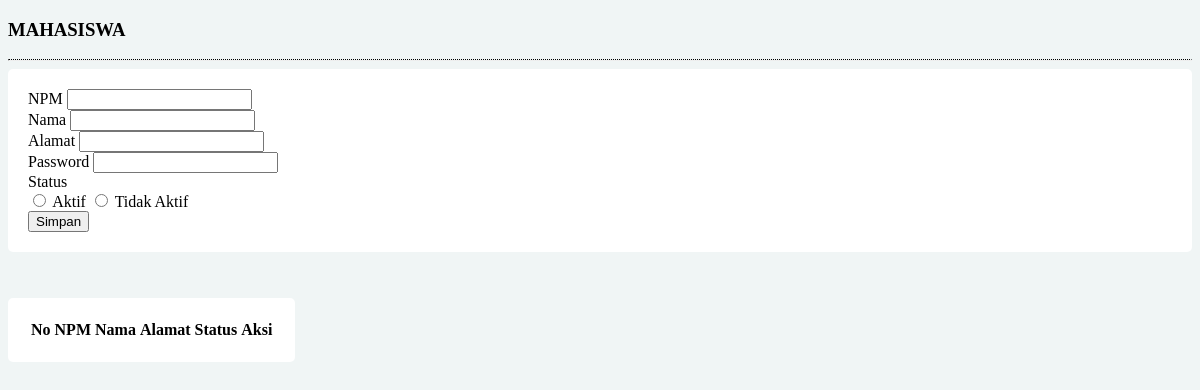
Before: /siakad/panggil/mahasiswa/index.php with the older database file.
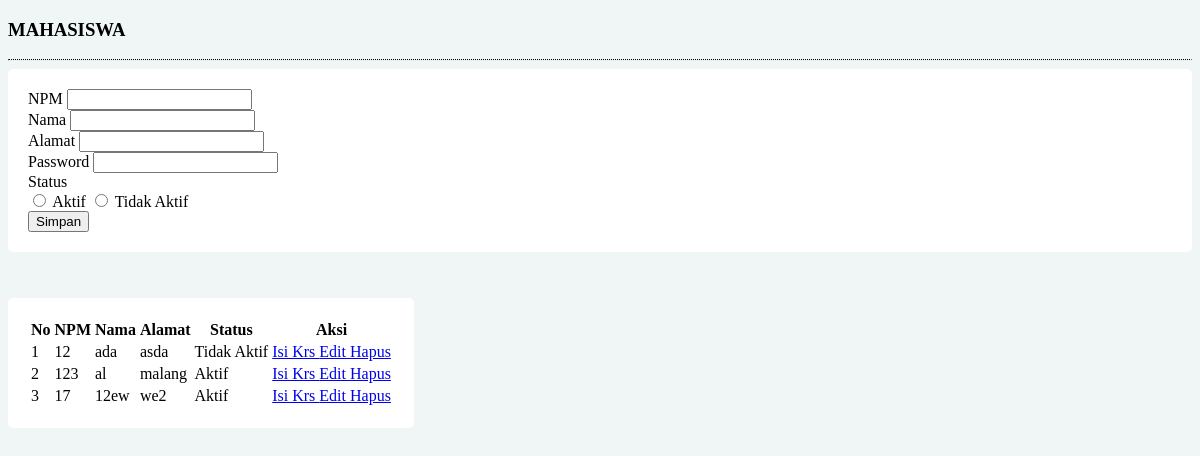
After: the same page with the newer database file.
### tables this page shows
CREATE TABLE `mahasiswa` (
  `npm` varchar(50) NOT NULL,
  `nama` varchar(50) NOT NULL,
  `alamat` varchar(50) NOT NULL,
  `password` varchar(50) NOT NULL,
  `status` varchar(50) NOT NULL DEFAULT 'Tidak Aktif'
);

### siakad/panggil/mahasiswa/koneksi.php (called while the page is built, shortened)
<?php
class db_connect{
		public $host 	= db_host;
		public $user 	= db_user;
		public $pass 	= db_pass;
		public $dbname 	= db_name;
		public function connect(){
			$this->conn = new mysqli($this->host, $this->user, $this->pass, $this->dbname);
		}
	}
	?>

### siakad/panggil/mahasiswa/class.php (called while the page is built, shortened)
	<?php
	class db_class extends db_connect{
		public function read(){
			$stmt = $this->conn->prepare("select * from mahasiswa") or die($this->conn->error);
			if($stmt->execute()){
				$result = $stmt->get_result();
				return $result;
			}
		}
 	}
?>

### siakad/panggil/mahasiswa/index.php (the view, shortened to what this page needs)
<!DOCTYPE html>
<html>
<head>
</head>
<body>
</body>
</html>
<?php
require 'class.php';
$conn = new db_class();
$read = $conn->read();
$link 	= "index.php?lihat=mahasiswa/";
?>
<div class = "row">
	<div class = "col-lg-12">
		<h3 class = "text-primary">MAHASISWA</h3>
		<hr style = "border-top:1px dotted #000;"/>
		<div class = "row">
			<div class = "col-lg-6">
				<form method ="POST"action = "panggil/mahasiswa/tambah.php">
					<div class="form-group">
						<label>NPM</label>
						<input type ="text" id="npm" name = "npm" class="form-control" >
					</div>
					<div class="form-group">
						<label>Nama</label>
						<input type ="text" id="nama" name = "nama" class="form-control" >
					</div>
					<div class="form-group">
						<label>Alamat</label>
						<input type ="text" id="alamat" name = "alamat" class="form-control" >
					</div>
					<div class="form-group">
						<label>Password</label>
						<input type ="password" id="pass" name = "pass" class="form-control" >
					</div>
			<div class="form-group">
				<label>Status</label>
				<div class="radio">
					<label>
						<input type="radio" name="Status" value="Aktif" placeholder="Aktif" required>
						Aktif
					</label>
					<label>
						<input type="radio" name="Status" value="Tidak Aktif" placeholder="Tidak Aktif" required>
						Tidak Aktif
					</label>
				</div>
			</div>
			<div class = "form-group">
				<button name = "save" class = "btn btn-success">
					Simpan
				</button>
			</div>
		</form>
	</div>
</div>
<br>
<br>
<table class="table table-hover table-bordered" style="margin-top: 10px">
	<tr class="info">
		<th>No</th>
		<th>NPM</th>
		<th>Nama</th>
		<th>Alamat</th>
		<th>Status</th>
		<th>Aksi</th>
	</tr>
	<tbody>
		<?php
		$no=1;
		while($tampil = $read->fetch_array()){
			?>
			<tr>
				<td><?php echo $no++; ?></td>
				<td><?php echo $tampil['npm']?></td>
				<td><?php echo $tampil['nama']; ?></td>
				<td><?php echo $tampil['alamat']?></td>
				<td><?php echo $tampil['status']?></td>
				<td style="text-align: center;">
					<?php
					$disabled = ($tampil['status'] == 'Aktif' || $tampil['status'] == 'aktif') ? '' : 'disabled' ;
					 ?>
					<a href="<?= 'index.php?lihat=krs/index&npm='.$tampil['npm'] ?>" class="btn btn-success btn-sm <?= $disabled ?>">
							<span class = "glyphicon glyphicon-edit"></span> Isi Krs
					</a>
					<a href="<?= $link.'edit&npm='.$tampil['npm'] ?>" class="btn btn-primary btn-sm">
						<span class = "glyphicon glyphicon-edit"></span> Edit
					</a>
					<a onclick="return confirm('Apakah yakin data ini akan di hapus?')" href="	<?= $link.'hapus&npm='.$tampil['npm'] ?>" class="btn btn-danger btn-sm">
						<span class = "glyphicon glyphicon-trash"></span> Hapus
					</a>
				</td>
			</tr>
			<?php
		}
		?>
	</tbody>
</table>
</div>
</div>

Changed rows visible on the page:
added mahasiswa: npm "12", nama "ada", alamat "asda", status "Tidak Aktif"
added mahasiswa: npm "123", nama "al", alamat "malang", status "Aktif"
added mahasiswa: npm "17", nama "12ew", alamat "we2", status "Aktif"
